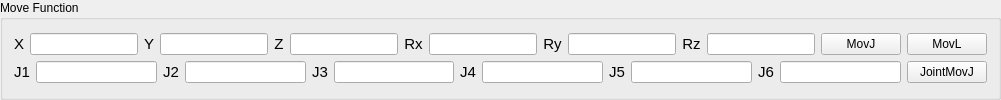
      <widget class="QGroupBox" name="boxMoveFunction">
       <property name="title">
        <string>Move Function</string>
       </property>
       <layout class="QGridLayout" name="gridLayout_3">
        <item row="0" column="0">
         <layout class="QVBoxLayout" name="verticalLayout_3">
          <item>
           <layout class="QHBoxLayout" name="horizontalLayout_5">
            <item>
             <widget class="QLabel" name="label_17">
              <property name="font">
               <font>
                <pointsize>11</pointsize>
               </font>
              </property>
              <property name="text">
               <string>X</string>
              </property>
              <property name="alignment">
               <set>Qt::AlignCenter</set>
              </property>
             </widget>
            </item>
            <item>
             <widget class="QLineEdit" name="lineEditX"/>
            </item>
            <item>
             <widget class="QLabel" name="label_25">
              <property name="font">
               <font>
                <pointsize>11</pointsize>
               </font>
              </property>
              <property name="text">
               <string>Y</string>
              </property>
              <property name="alignment">
               <set>Qt::AlignCenter</set>
              </property>
             </widget>
            </item>
            <item>
             <widget class="QLineEdit" name="lineEditY"/>
            </item>
            <item>
             <widget class="QLabel" name="label_27">
              <property name="font">
               <font>
                <pointsize>11</pointsize>
               </font>
              </property>
              <property name="text">
               <string>Z</string>
              </property>
              <property name="alignment">
               <set>Qt::AlignCenter</set>
              </property>
             </widget>
            </item>
            <item>
             <widget class="QLineEdit" name="lineEditZ"/>
            </item>
            <item>
             <widget class="QLabel" name="lblR">
              <property name="font">
               <font>
                <pointsize>11</pointsize>
               </font>
              </property>
              <property name="text">
               <string>Rx</string>
              </property>
              <property name="alignment">
               <set>Qt::AlignCenter</set>
              </property>
             </widget>
            </item>
            <item>
             <widget class="QLineEdit" name="lineEditRX"/>
            </item>
            <item>
             <widget class="QLabel" name="label_21">
              <property name="font">
               <font>
                <pointsize>11</pointsize>
               </font>
              </property>
              <property name="text">
               <string>Ry</string>
              </property>
              <property name="alignment">
               <set>Qt::AlignCenter</set>
              </property>
             </widget>
            </item>
            <item>
             <widget class="QLineEdit" name="lineEditRY"/>
            </item>
            <item>
             <widget class="QLabel" name="label_20">
              <property name="font">
               <font>
                <pointsize>11</pointsize>
               </font>
              </property>
              <property name="text">
               <string>Rz</string>
              </property>
              <property name="alignment">
               <set>Qt::AlignCenter</set>
              </property>
             </widget>
            </item>
            <item>
             <widget class="QLineEdit" name="lineEditRZ"/>
            </item>
            <item>
             <widget class="QPushButton" name="btnMovJ">
              <property name="text">
               <string>MovJ</string>
              </property>
             </widget>
            </item>
            <item>
             <widget class="QPushButton" name="btnMovL">
              <property name="text">
               <string>MovL</string>
              </property>
             </widget>
            </item>
           </layout>
          </item>
          <item>
           <layout class="QHBoxLayout" name="horizontalLayout_6">
            <item>
             <widget class="QLabel" name="label_34">
              <property name="font">
               <font>
                <pointsize>11</pointsize>
               </font>
              </property>
              <property name="text">
               <string>J1</string>
              </property>
              <property name="alignment">
               <set>Qt::AlignCenter</set>
              </property>
             </widget>
            </item>
            <item>
             <widget class="QLineEdit" name="lineEditJ1"/>
            </item>
            <item>
             <widget class="QLabel" name="label_26">
              <property name="font">
               <font>
                <pointsize>11</pointsize>
               </font>
              </property>
              <property name="text">
               <string>J2</string>
              </property>
              <property name="alignment">
               <set>Qt::AlignCenter</set>
              </property>
             </widget>
            </item>
            <item>
             <widget class="QLineEdit" name="lineEditJ2"/>
            </item>
            <item>
             <widget class="QLabel" name="label_18">
              <property name="font">
               <font>
                <pointsize>11</pointsize>
               </font>
              </property>
              <property name="text">
               <string>J3</string>
              </property>
              <property name="alignment">
               <set>Qt::AlignCenter</set>
              </property>
             </widget>
            </item>
            <item>
             <widget class="QLineEdit" name="lineEditJ3"/>
            </item>
            <item>
             <widget class="QLabel" name="label_24">
              <property name="font">
               <font>
                <pointsize>11</pointsize>
               </font>
              </property>
              <property name="text">
               <string>J4</string>
              </property>
              <property name="alignment">
               <set>Qt::AlignCenter</set>
              </property>
             </widget>
            </item>
            <item>
             <widget class="QLineEdit" name="lineEditJ4"/>
            </item>
            <item>
             <widget class="QLabel" name="label_19">
              <property name="font">
               <font>
                <pointsize>11</pointsize>
               </font>
              </property>
              <property name="text">
               <string>J5</string>
              </property>
              <property name="alignment">
               <set>Qt::AlignCenter</set>
              </property>
             </widget>
            </item>
            <item>
             <widget class="QLineEdit" name="lineEditJ5"/>
            </item>
            <item>
             <widget class="QLabel" name="label_23">
              <property name="font">
               <font>
                <pointsize>11</pointsize>
               </font>
              </property>
              <property name="text">
               <string>J6</string>
              </property>
              <property name="alignment">
               <set>Qt::AlignCenter</set>
              </property>
             </widget>
            </item>
            <item>
             <widget class="QLineEdit" name="lineEditJ6"/>
            </item>
            <item>
             <widget class="QPushButton" name="btnJointMovJ">
              <property name="text">
               <string>JointMovJ</string>
              </property>
             </widget>
            </item>
           </layout>
          </item>
         </layout>
        </item>
       </layout>
      </widget>
